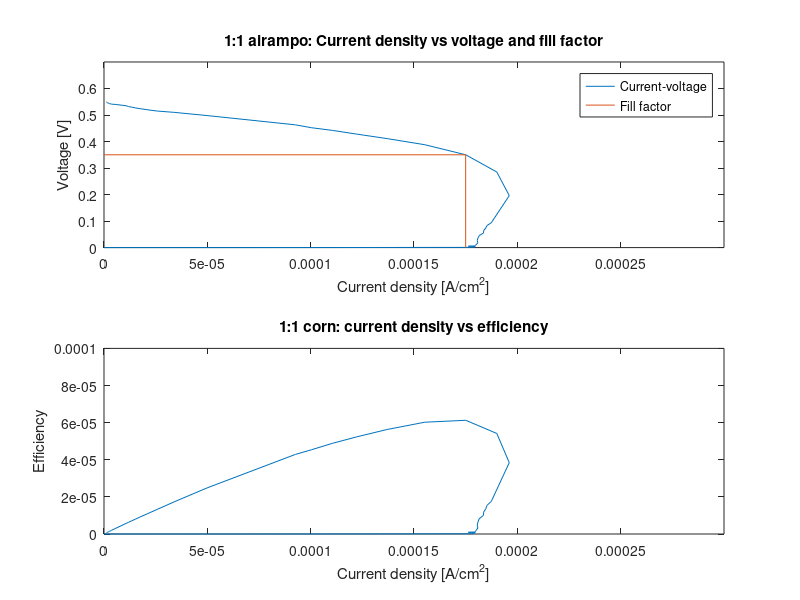
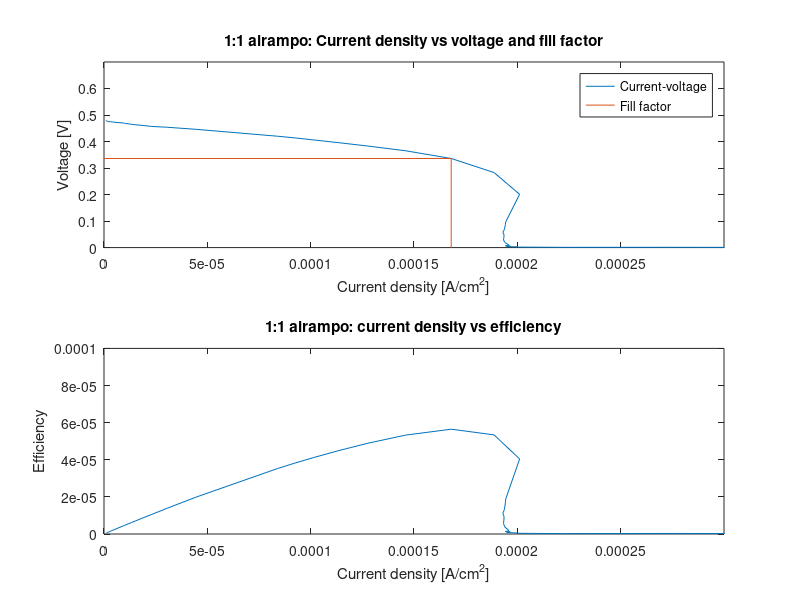
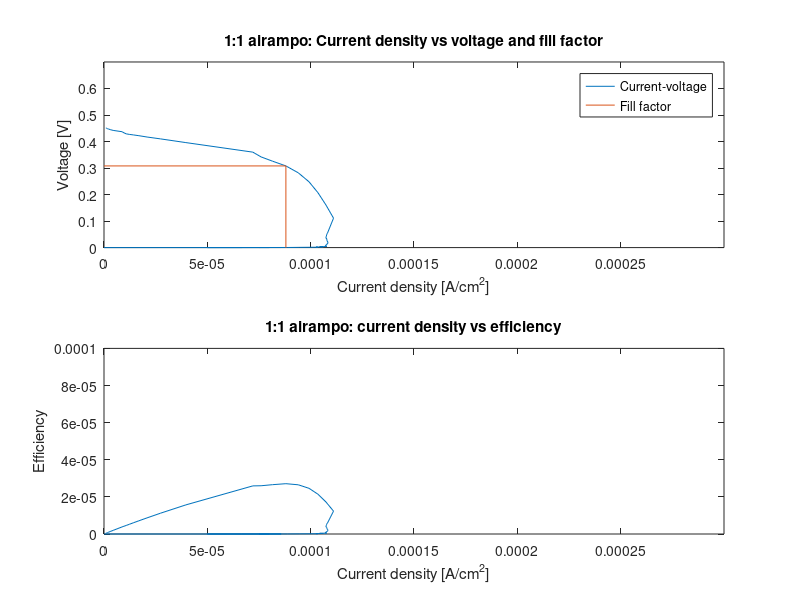

Source code (MATLAB) for these figures, in order:
close all
clear

%airampo maskingjorda
res = [999999 899999 799999 699999 599999 499999 399999 299999 199999 ...
    99999 89999 79999 69999 59999 49999 39999 29999 19999 ...
    9999 8999 7999 6999 5999 4999 3999 2999 1999 ...
    999 899 799 699 599 499 399 299 199 ...
    99 89 79 69 59 49 39 29 19 9 8 7 6 5 4 3 2 1 0];

a = 0.5*1; %area solar cell

%561
oa1_V = 0.001.*[550 549 548 547 546 544 543 541 540 535 ...
    532 530 527 524 520 515 510 498 463 ...
    452 442 428 411 388 350 285 196 93.6 ...
    83.3 73.8 64.2 55.0 45.3 36.1 27.0 18.0 8.9 ...
    8.0 7.1 6.2 5.2 4.4 3.5 2.6 1.7 0.8 ...
    0.6 0.5 0.4 0.3 0.2 0.1 0 0 0];
oa1_I = oa1_V./res./a;
oa1_P = oa1_V.*oa1_I;

oa2_V = 1e-3.*[480 479 478 477 477 475 475 475 473 470 ...
    468 467 465 463 461 457 454 446 420 ...
    414 406 396 383 365 336 283 201 97.1 ...
    87.3 77.5 67.7 57.8 48.3 38.6 28.9 19.3 9.7 ...
    8.7 7.7 6.7 5.8 4.8 3.8 2.9 1.9 1.0 ...
    1.1 1.0 0.9 0.8 0.7 0.6 0.5 0.3 0.2];
oa2_I = oa2_V./res./a;
oa2_P = oa2_V.*oa2_I;

%valdigt rod!
%kontralelektrod kan vara fel - ge fel varden
%maskingjorda glas kan bli behandlade ... ja vi vet inget
%fargen konstig
%lampan ar skev?
%kablar?
%resistansmaskinen?
oa3_V = 1e-3.*[451 451 451 450 449 448 447 445 442 437 ...
    433 429 427 425 422 417 410 396 360 ...
    342 326 308 282 248 207 161 111 54.0 ...
    48.4 43.0 37.5 32.3 26.9 21.6 16.2 10.7 5.3 ...
    4.8 4.2 3.6 3.1 2.6 2.0 1.5 0.9 0.4 ...
    0.3 0.3 0.2 0.2 0.1 0.1 0 0 0];
oa3_I = oa3_V./res./a;
oa3_P = oa3_V.*oa3_I;

%x-y coordinates pmax
pmax1 = [0.000175 0.35];
pmax2 = [0.000168 0.336];
pmax3 = [8.801e-5 0.308];

ffx1 = [pmax1(1) pmax1(1) 0];
ffy1 = [0 pmax1(2) pmax1(2)];
ffx2 = [pmax2(1) pmax2(1) 0];
ffy2 = [0 pmax2(2) pmax2(2)];
ffx3 = [pmax3(1) pmax3(1) 0];
ffy3 = [0 pmax3(2) pmax3(2)];

figure
subplot(2, 1, 1)
plot(oa1_I, oa1_V, ffx1, ffy1)
title('1:1 airampo: Current density vs voltage and fill factor')
xlabel('Current density [A/cm^2]')
ylabel('Voltage [V]')
legend('Current-voltage', 'Fill factor')
axis([0 0.3e-3 0 0.7])
subplot(2, 1, 2)
plot(oa1_I, oa1_P)
title('1:1 corn: current density vs efficiency')
xlabel('Current density [A/cm^2]')
ylabel('Efficiency')
axis([0 0.3e-3 0 1e-4])

figure
subplot(2, 1, 1)
plot(oa2_I, oa2_V, ffx2, ffy2)
title('1:1 airampo: Current density vs voltage and fill factor')
xlabel('Current density [A/cm^2]')
ylabel('Voltage [V]')
legend('Current-voltage', 'Fill factor')
axis([0 0.3e-3 0 0.7])
subplot(2, 1, 2)
plot(oa2_I, oa2_P)
title('1:1 airampo: current density vs efficiency')
xlabel('Current density [A/cm^2]')
ylabel('Efficiency')
axis([0 0.3e-3 0 1e-4])

figure
subplot(2, 1, 1)
plot(oa3_I, oa3_V, ffx3, ffy3)
title('1:1 airampo: Current density vs voltage and fill factor')
xlabel('Current density [A/cm^2]')
ylabel('Voltage [V]')
legend('Current-voltage', 'Fill factor')
axis([0 0.3e-3 0 0.7])
subplot(2, 1, 2)
plot(oa3_I, oa3_P)
title('1:1 airampo: current density vs efficiency')
xlabel('Current density [A/cm^2]')
ylabel('Efficiency')
axis([0 0.3e-3 0 1e-4])